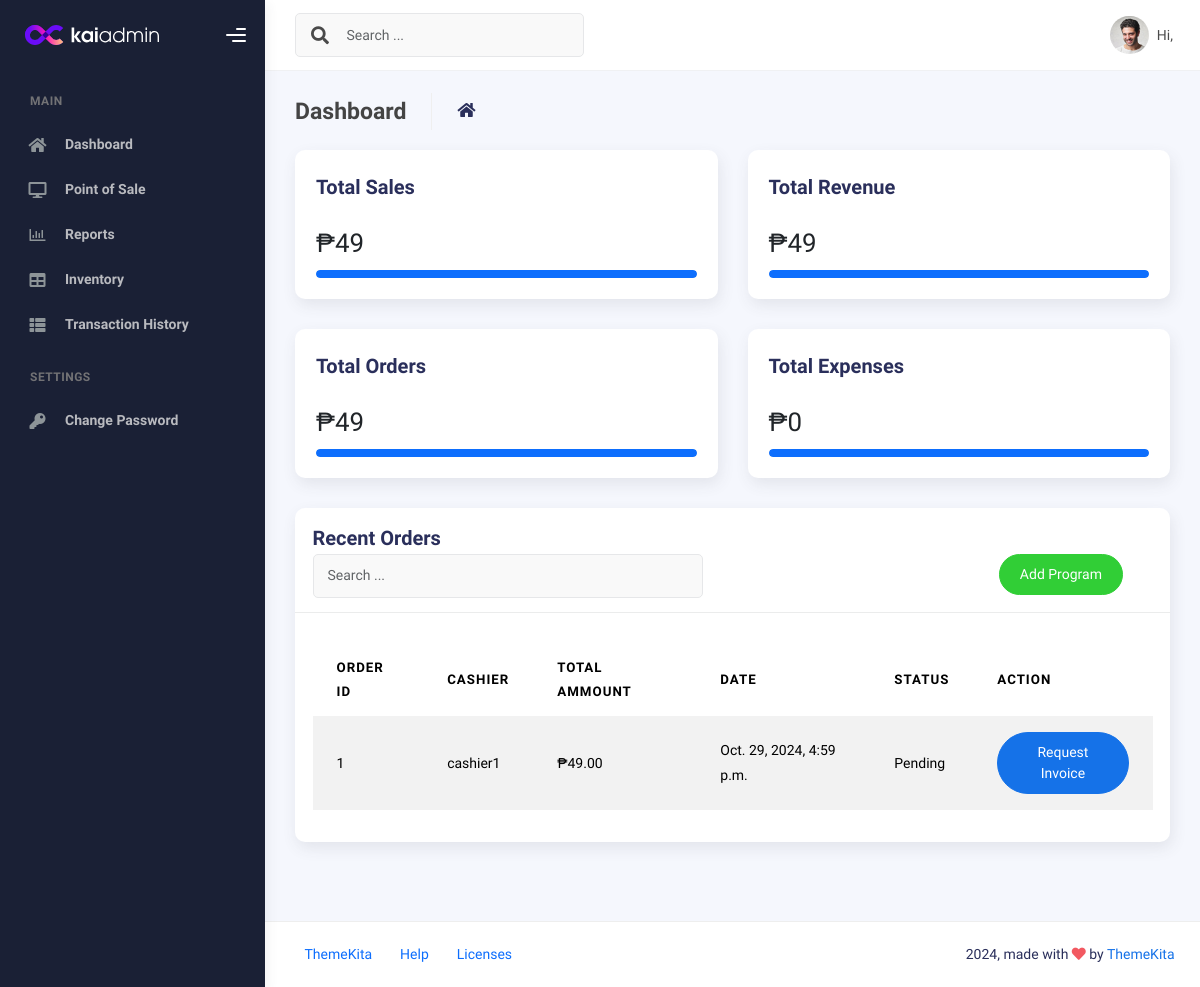
The page / on the database its author committed.
### Coftea/models.py (models this page shows, shortened)
class OrderTransaction(models.Model):
    order_id = models.AutoField(primary_key=True)
    transaction_date = models.DateTimeField(auto_now_add=True)
    total_price = models.DecimalField(max_digits=10, decimal_places=2)
    user = models.ForeignKey(User, on_delete=models.CASCADE, related_name='orders')
    status = models.CharField(
        max_length=20,
        choices=[
            ('pending', 'Pending'),
            ('completed', 'Completed'),
            ('cancelled', 'Cancelled')
        ],
        default='Pending'
    )

### Coftea/views.py (the view)
# urls.py: path('', views.dashboard, name='dashboard'),
def dashboard(request):
    recent_orders = OrderTransaction.objects.order_by('-transaction_date')[:5]
    total_sales = OrderTransaction.objects.aggregate(total_sales=Sum('total_price'))['total_sales'] or 0
    total_revenue = total_sales  # Assuming total_sales as total revenue for this example
    total_expenses = 0  # This can be calculated or fetched from another source if applicable
    context = {
        'recent_orders': recent_orders,
        'total_sales': total_sales,
        'total_revenue': total_revenue,
        'total_expenses': total_expenses,
    }
    return render(request, 'dashboard.html', context)

### templates/dashboard.html (shortened to what this page needs)
{% extends "base.html" %}
{% block content %}
<div class="container">
    <div class="page-inner">
      <div class="page-header">
        <h4 class="page-title">Dashboard</h4>
        <ul class="breadcrumbs">
          <li class="nav-home">
            <a href="#">
              <i class="fas fa-home"></i>
            </a>
          </li>
        </ul>
      </div>
      <div class="page-category">
        <div class="row ">
            <div class="col-xl-6 col-lg-6">
                <div class="card l-bg-cherry">
                    <div class="card-statistic-3 p-4">
                        <div class="mb-4">
                            <h5 class="card-title mb-0">Total Sales</h5>
                        </div>
                        <div class="row align-items-center mb-2 d-flex">
                            <div class="col-8">
                                <h2 class="d-flex align-items-center mb-0">
                                    ₱{{ total_sales }}
                                </h2>
                            </div>
                        </div>
                        <div class="progress mt-1 " data-height="8" style="height: 8px;">
                            <div class="progress-bar l-bg-cyan" role="progressbar" data-width="25%" aria-valuenow="25" aria-valuemin="0" aria-valuemax="100" style="width: 100%;"></div>
                        </div>
                    </div>
                </div>
            </div>
            <div class="col-xl-6 col-lg-6">
                <div class="card l-bg-blue-dark">
                    <div class="card-statistic-3 p-4">
                        <div class="mb-4">
                            <h5 class="card-title mb-0">Total Revenue</h5>
                        </div>
                        <div class="row align-items-center mb-2 d-flex">
                            <div class="col-8">
                                <h2 class="d-flex align-items-center mb-0">
                                    ₱{{ total_revenue }}
                                </h2>
                            </div>
                        </div>
                        <div class="progress mt-1 " data-height="8" style="height: 8px;">
                            <div class="progress-bar l-bg-green" role="progressbar" data-width="25%" aria-valuenow="25" aria-valuemin="0" aria-valuemax="100" style="width: 100%;"></div>
                        </div>
                    </div>
                </div>
            </div>
            <div class="col-xl-6 col-lg-6">
                <div class="card l-bg-green-dark">
                    <div class="card-statistic-3 p-4">
                        <div class="mb-4">
                            <h5 class="card-title mb-0">Total Orders</h5>
                        </div>
                        <div class="row align-items-center mb-2 d-flex">
                            <div class="col-8">
                                <h2 class="d-flex align-items-center mb-0">
                                    ₱{{ total_sales }}
                                </h2>
                            </div>
                        </div>
                        <div class="progress mt-1 " data-height="8" style="height: 8px;">
                            <div class="progress-bar l-bg-cyan" role="progressbar" data-width="25%" aria-valuenow="25" aria-valuemin="0" aria-valuemax="100" style="width: 100%;"></div>
                        </div>
                    </div>
                </div>
            </div>
            <div class="col-xl-6 col-lg-6">
                <div class="card l-bg-orange-dark">
                    <div class="card-statistic-3 p-4">
                        <div class="mb-4">
                            <h5 class="card-title mb-0">Total Expenses</h5>
                        </div>
                        <div class="row align-items-center mb-2 d-flex">
                            <div class="col-8">
                                <h2 class="d-flex align-items-center mb-0">
                                    ₱{{ total_expenses }}
                                </h2>
                            </div>
                        </div>
                        <div class="progress mt-1 " data-height="8" style="height: 8px;">
                            <div class="progress-bar l-bg-cyan" role="progressbar" data-width="25%" aria-valuenow="25" aria-valuemin="0" aria-valuemax="100" style="width: 100%;"></div>
                        </div>
                    </div>
                </div>
            </div>
        </div>
        <div class="row">
            <div class="col-md-12">
              <div class="card">
                <div class="card-header">
                  <div class="card-title">Recent Orders</div>
                    <div class="col-md-12 row">
                    <div class="col-md-6">
                        <form class="navbar-left navbar-form nav-search mr-md-3" action="">
                        <div class="input-group">
                            <input type="text" placeholder="Search ..." class="form-control" />
                            <div class="input-group-append">
                            <span class="input-group-text">
                            </span>
                            </div>
                        </div>
                        </form>
                    </div>
                    <div class="col-md-6">
                        <div class="pull-right">
                        <a href="{% url 'dashboard' %}" class="btn btn-success btn-rounded">Add Program</a>
                        </div>
                    </div>
                    </div>
                </div>
                <div class="card-body">
                  <table class="table table-striped mt-3">
                    <thead>
                      <tr>
                        <th scope="col">Order ID</th>
                        <th scope="col">Cashier</th>
                        <th scope="col">Total Ammount</th>
                        <th scope="col">Date</th>
                        <th scope="col">Status</th>
                        <th scope="col">Action</th>
                      </tr>
                    </thead>
                    <tbody>
                        {% for order in recent_orders %}
                        <tr>
                          <td>{{ order.order_id }}</td>
                          <td>{{ order.user.username }}</td>
                          <td>₱{{ order.total_price }}</td>
                          <td>{{ order.transaction_date }}</td>
                          <td>{{ order.status }}</td>
                          <td>
                            <a href="" class="btn btn-primary btn-rounded" target="_blank">Request Invoice</a>
                        </td>
                        </tr>
                        {% empty %}
                        <tr>
                      {% endfor %}
                    </tbody>
                  </table>
                </div>
              </div>
            </div>
          </div>
      </div>
    </div>
  </div>
{% endblock %}

### rows shown on the page
OrderTransaction: order_id "1", user.username "cashier1", total_price "49.00", transaction_date "Oct. 29, 2024, 4:59 p.m.", status "Pending"

### other values the page prints
{{ total_sales }} "49"
{{ total_revenue }} "49"
{{ total_expenses }} "0"
